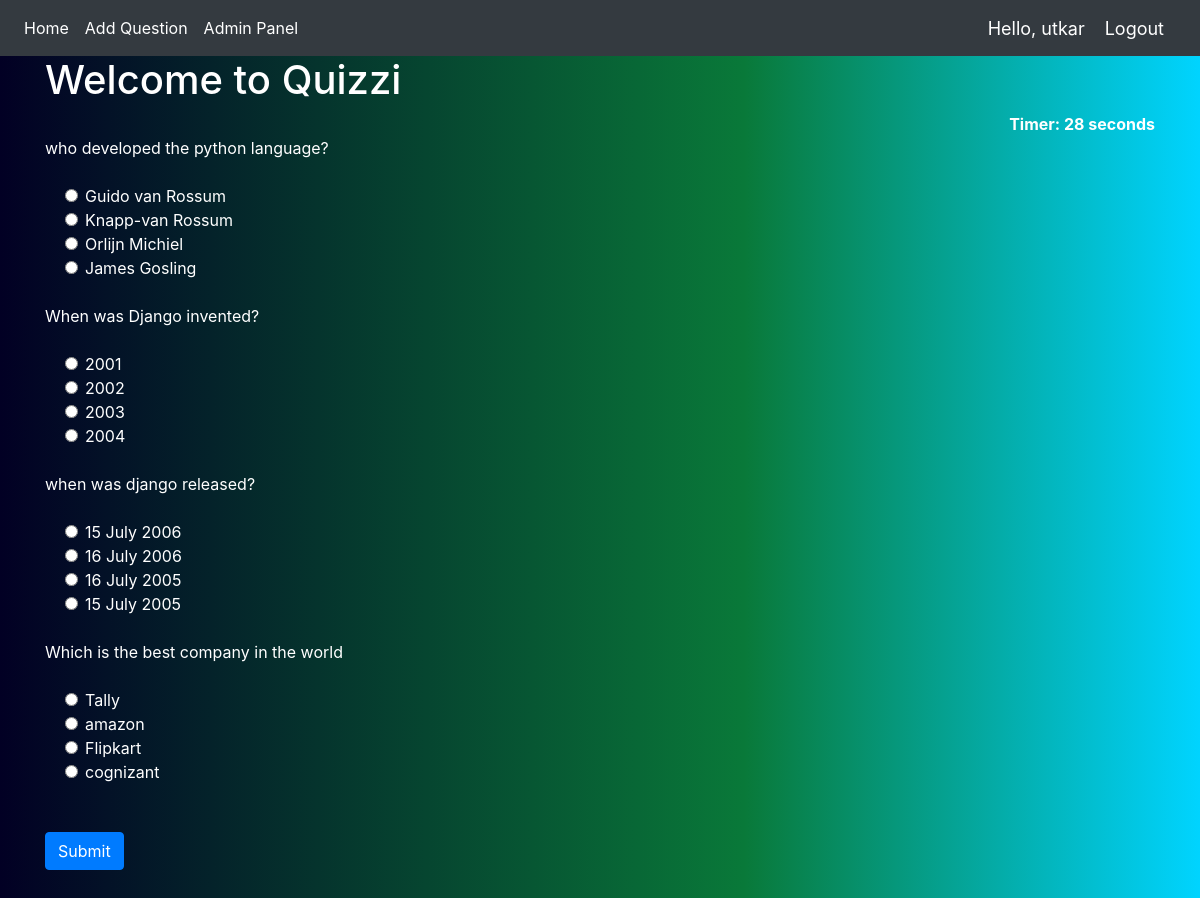
/home/ (signed in), run on the app's committed database.
### Quiz/models.py (models this page shows, shortened)
class QuesModel(models.Model):
    question = models.CharField(max_length=200, null=True)
    op1 = models.CharField(max_length=200, null=True)
    op2 = models.CharField(max_length=200, null=True)
    op3 = models.CharField(max_length=200, null=True)
    op4 = models.CharField(max_length=200, null=True)
    ans = models.CharField(max_length=200, null=True)

### Quiz/views.py (the view)
# urls.py: 2. Add a URL to urlpatterns:  path('', views.home, name='home')
def home(request):
    scores = 0
    if request.method == 'POST':
        if not request.user.is_authenticated:
            return HttpResponse("User is not logged in :)")
        print(request.POST, "hello sanchit")
        questions = QuesModel.objects.all()
        score = 0
        wrong = 0
        correct = 0
        total = 0
        for q in questions:
            total += 1
            print(request.POST.get(q.question))
            print(q.ans)
            print()
            if q.ans == request.POST.get(q.question):
                score += 10
                correct += 1
            else:
                wrong += 1
        percent = score / (total * 10) * 100
        scores = int(percent)
        context = {
            'score': score,
            'time': request.POST.get('timer'),
            'correct': correct,
            'wrong': wrong,
            'percent': percent,
            'total': total
        }
        Data = {
            'user': request.user.username,
            'score': scores,
            'isTestGiven': True,
        }
        Serializer = scoreSerializer(data=Data)
        if Serializer.is_valid():
            print("valid")
            Serializer.save()
        else:
            print("error command", Serializer.errors)
            return HttpResponse(Serializer.errors)
        return render(request, 'Quiz/result.html', context)
    else:
        questions = QuesModel.objects.all()
        context = {
            'questions': questions
        }
        return render(request, 'Quiz/home.html', context)

### Quiz/templates/Quiz/home.html (shortened to what this page needs)
{% extends 'Quiz/dependencies.html' %}
{% block content %}
{% load static %}
<div class="container ">
<h1>Welcome to Quizzi</h1>
<div align="right " id="displaytimer"><b>Timer: 0 seconds</b></div>
 <form method='post' action=''>
    {% for q  in questions%}
    <div class="form-group">
      <label for="question">{{q.question}}</label>
    </div>
    <div class="form-check">
        <div class="form-check">
            <input class="form-check-input" type="radio" name="{{q.question}}" id="gridRadios1" value="option1" >
            <label class="form-check-label" for="gridRadios1">
                {{q.op1}}
            </label>
        </div>
        <div class="form-check">
            <input class="form-check-input" type="radio" name="{{q.question}}" id="gridRadios2" value="option2">
            <label class="form-check-label" for="gridRadios2">
                {{q.op2}}
            </label>
        </div>
        <div class="form-check">
            <input class="form-check-input" type="radio" name="{{q.question}}" id="gridRadios1" value="option3">
            <label class="form-check-label" for="gridRadios1">
                {{q.op3}}
            </label>
        </div>
        <div class="form-check">
            <input class="form-check-input" type="radio" name="{{q.question}}" id="gridRadios2" value="option4">
            <label class="form-check-label" for="gridRadios2">
                {{q.op4}}
            </label>
        </div>
        <br>
    </div>
    {% endfor %}
    <br>
    <button type="submit" class="btn btn-primary" id = "submissionOver">Submit</button>
  </form>
</div>
{% endblock %}

### Quiz/templates/Quiz/navbar.html (shortened to what this page needs)
{% load static %}
  <nav class="navbar navbar-expand-lg navbar-dark bg-dark" >
  <div class="collapse navbar-collapse" id="navbarNav">
    <ul class="navbar-nav">
      <li class="nav-item active">
        <a class="nav-link" href="{% url 'ss' %}">Home</a>
      </li>
      {% if request.user.is_staff %}
      <li class="nav-item active">
        <a class="nav-link" href="{% url 'addQuestion' %}">Add Question</a>
      </li>
        <li class="nav-item active">
        <a class="nav-link" href="{% url 'admin' %}">Admin Panel</a>
    </li>
      {% endif %}
    </ul>
  </div>
  <span class="greet">Hello, {{request.user}}</span>
  {% if request.user.is_authenticated %}
    <span ><a  class="greet" href="{% url 'logout' %}">Logout</a></span>
  {% endif %}
</nav>

### Quiz/templates/Quiz/navbar.html (style rules this page uses)
body { background: rgb(2,0,36); background: linear-gradient(90deg, rgba(2,0,36,1) 0%, rgba(9,121,57,1) 62%, rgba(0,212,255,1) 100%); color: white; }
.greet { font-size: 18px; color: #fff; margin-right: 20px; }

### data on the page
QuesModel: question "who developed the python language?", op1 "Guido van Rossum", op2 "Knapp-van Rossum", op3 "Orlijn Michiel", op4 "James Gosling"
QuesModel: question "When was Django invented?", op1 "2001", op2 "2002", op3 "2003", op4 "2004"
QuesModel: question "when was django released?", op1 "15 July 2006", op2 "16 July 2006", op3 "16 July 2005", op4 "15 July 2005"
QuesModel: question "Which is the best company in the world", op1 "Tally", op2 "amazon", op3 "Flipkart", op4 "cognizant"

### other printed values
{{ request.user }} "utkar"
